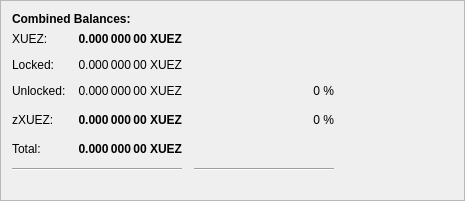
         <widget class="QFrame" name="frame_3">
          <property name="geometry">
           <rect>
            <x>0</x>
            <y>150</y>
            <width>465</width>
            <height>201</height>
           </rect>
          </property>
          <property name="frameShape">
           <enum>QFrame::StyledPanel</enum>
          </property>
          <property name="frameShadow">
           <enum>QFrame::Raised</enum>
          </property>
          <layout class="QVBoxLayout" name="verticalLayout_5">
           <item>
            <widget class="QLabel" name="label_5z">
             <property name="maximumSize">
              <size>
               <width>16777215</width>
               <height>20</height>
              </size>
             </property>
             <property name="font">
              <font>
               <weight>75</weight>
               <bold>true</bold>
              </font>
             </property>
             <property name="toolTip">
              <string>Combined Balances (including unconfirmed and immature coins)</string>
             </property>
             <property name="text">
              <string>&lt;html&gt;&lt;head/&gt;&lt;body&gt;&lt;p&gt;Combined Balances:&lt;/p&gt;&lt;/body&gt;&lt;/html&gt;</string>
             </property>
            </widget>
           </item>
           <item>
            <layout class="QGridLayout" name="gridLayout_3">
             <property name="spacing">
              <number>12</number>
             </property>
             <item row="7" column="0" colspan="2">
              <widget class="Line" name="lineSpendableBalance_3">
               <property name="orientation">
                <enum>Qt::Horizontal</enum>
               </property>
              </widget>
             </item>
             <item row="7" column="2">
              <widget class="Line" name="lineWatchBalance_3">
               <property name="sizePolicy">
                <sizepolicy hsizetype="Preferred" vsizetype="Fixed">
                 <horstretch>0</horstretch>
                 <verstretch>0</verstretch>
                </sizepolicy>
               </property>
               <property name="minimumSize">
                <size>
                 <width>140</width>
                 <height>0</height>
                </size>
               </property>
               <property name="orientation">
                <enum>Qt::Horizontal</enum>
               </property>
              </widget>
             </item>
             <item row="4" column="1">
              <widget class="QLabel" name="labelzBalancez">
               <property name="font">
                <font>
                 <weight>75</weight>
                 <bold>true</bold>
                </font>
               </property>
               <property name="cursor">
                <cursorShape>IBeamCursor</cursorShape>
               </property>
               <property name="toolTip">
                <string>Total of transactions that have yet to be confirmed, and do not yet count toward the spendable balance</string>
               </property>
               <property name="text">
                <string notr="true">0.000 000 00 XUEZ</string>
               </property>
               <property name="alignment">
                <set>Qt::AlignRight|Qt::AlignTrailing|Qt::AlignVCenter</set>
               </property>
               <property name="textInteractionFlags">
                <set>Qt::LinksAccessibleByMouse|Qt::TextSelectableByKeyboard|Qt::TextSelectableByMouse</set>
               </property>
              </widget>
             </item>
             <item row="6" column="1">
              <widget class="QLabel" name="labelTotalz">
               <property name="font">
                <font>
                 <weight>75</weight>
                 <bold>true</bold>
                </font>
               </property>
               <property name="cursor">
                <cursorShape>IBeamCursor</cursorShape>
               </property>
               <property name="toolTip">
                <string>Total Balance, including unconfirmed and immature coins.</string>
               </property>
               <property name="text">
                <string notr="true">0.000 000 00 XUEZ</string>
               </property>
               <property name="alignment">
                <set>Qt::AlignRight|Qt::AlignTrailing|Qt::AlignVCenter</set>
               </property>
               <property name="textInteractionFlags">
                <set>Qt::LinksAccessibleByMouse|Qt::TextSelectableByKeyboard|Qt::TextSelectableByMouse</set>
               </property>
              </widget>
             </item>
             <item row="4" column="3">
              <spacer name="horizontalSpacer_6">
               <property name="orientation">
                <enum>Qt::Horizontal</enum>
               </property>
               <property name="sizeHint" stdset="0">
                <size>
                 <width>40</width>
                 <height>20</height>
                </size>
               </property>
              </spacer>
             </item>
             <item row="6" column="0">
              <widget class="QLabel" name="labelTotalTextz">
               <property name="text">
                <string>Total:</string>
               </property>
              </widget>
             </item>
             <item row="1" column="0">
              <widget class="QLabel" name="labelBalanceTextz">
               <property name="text">
                <string>XUEZ:</string>
               </property>
              </widget>
             </item>
             <item row="1" column="1">
              <widget class="QLabel" name="labelBalancez">
               <property name="font">
                <font>
                 <weight>75</weight>
                 <bold>true</bold>
                </font>
               </property>
               <property name="cursor">
                <cursorShape>IBeamCursor</cursorShape>
               </property>
               <property name="toolTip">
                <string>Your current spendable balance</string>
               </property>
               <property name="text">
                <string notr="true">0.000 000 00 XUEZ</string>
               </property>
               <property name="alignment">
                <set>Qt::AlignRight|Qt::AlignTrailing|Qt::AlignVCenter</set>
               </property>
               <property name="textInteractionFlags">
                <set>Qt::LinksAccessibleByMouse|Qt::TextSelectableByKeyboard|Qt::TextSelectableByMouse</set>
               </property>
              </widget>
             </item>
             <item row="4" column="0">
              <widget class="QLabel" name="labelzBalanceTextz">
               <property name="toolTip">
                <string/>
               </property>
               <property name="text">
                <string>zXUEZ:</string>
               </property>
              </widget>
             </item>
             <item row="4" column="2">
              <widget class="QLabel" name="labelzXUEZPercent">
               <property name="toolTip">
                <string>Current percentage of zXUEZ.
If AutoMint is enabled this percentage will settle around the configured AutoMint percentage (default = 10%)</string>
               </property>
               <property name="text">
                <string>0 %</string>
               </property>
               <property name="alignment">
                <set>Qt::AlignRight|Qt::AlignTrailing|Qt::AlignVCenter</set>
               </property>
              </widget>
             </item>
             <item row="6" column="2">
              <widget class="QLabel" name="label100Percent">
               <property name="text">
                <string/>
               </property>
               <property name="alignment">
                <set>Qt::AlignRight|Qt::AlignTrailing|Qt::AlignVCenter</set>
               </property>
              </widget>
             </item>
             <item row="2" column="1">
              <widget class="QLabel" name="labelLockedBalance">
               <property name="toolTip">
                <string>Locked XUEZ or Masternode collaterals. These are excluded from zXUEZ minting.</string>
               </property>
               <property name="text">
                <string>0.000 000 00 XUEZ</string>
               </property>
               <property name="alignment">
                <set>Qt::AlignRight|Qt::AlignTrailing|Qt::AlignVCenter</set>
               </property>
              </widget>
             </item>
             <item row="2" column="0">
              <widget class="QLabel" name="labelLockedBalanceText">
               <property name="toolTip">
                <string>Locked XUEZ or Masternode collaterals. These are excluded from zXUEZ minting.</string>
               </property>
               <property name="text">
                <string>Locked:</string>
               </property>
              </widget>
             </item>
             <item row="3" column="0">
              <widget class="QLabel" name="labelUnLockedBalanceText">
               <property name="toolTip">
                <string>Unlocked XUEZs. These can be used for zXUEZ minting.</string>
               </property>
               <property name="text">
                <string>Unlocked:</string>
               </property>
              </widget>
             </item>
             <item row="3" column="1">
              <widget class="QLabel" name="labelUnLockedBalance">
               <property name="toolTip">
                <string>Unlocked XUEZs. These can be used for zXUEZ minting.</string>
               </property>
               <property name="text">
                <string>0.000 000 00 XUEZ</string>
               </property>
               <property name="alignment">
                <set>Qt::AlignRight|Qt::AlignTrailing|Qt::AlignVCenter</set>
               </property>
              </widget>
             </item>
             <item row="3" column="2">
              <widget class="QLabel" name="labelXUEZPercent">
               <property name="text">
                <string>0 %</string>
               </property>
               <property name="alignment">
                <set>Qt::AlignRight|Qt::AlignTrailing|Qt::AlignVCenter</set>
               </property>
              </widget>
             </item>
            </layout>
           </item>
           <item>
            <spacer name="verticalSpacer">
             <property name="orientation">
              <enum>Qt::Vertical</enum>
             </property>
             <property name="sizeHint" stdset="0">
              <size>
               <width>20</width>
               <height>40</height>
              </size>
             </property>
            </spacer>
           </item>
          </layout>
         </widget>
